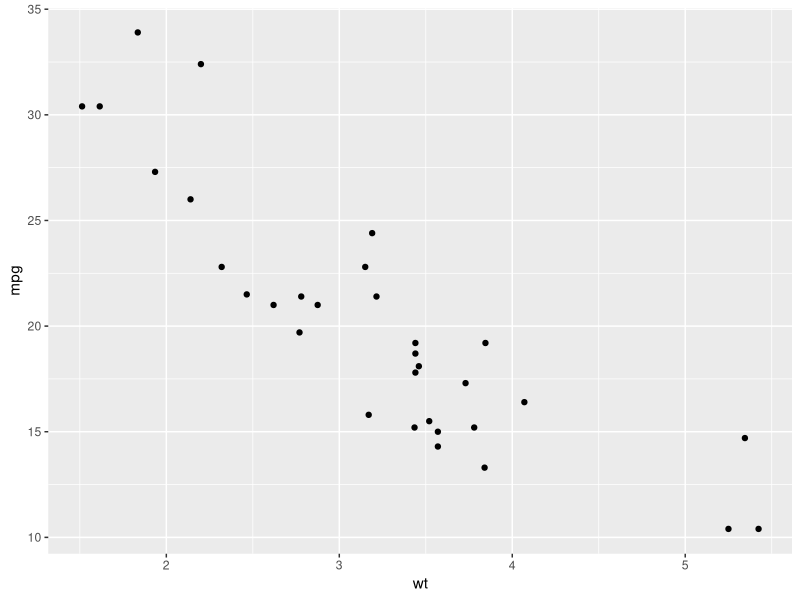
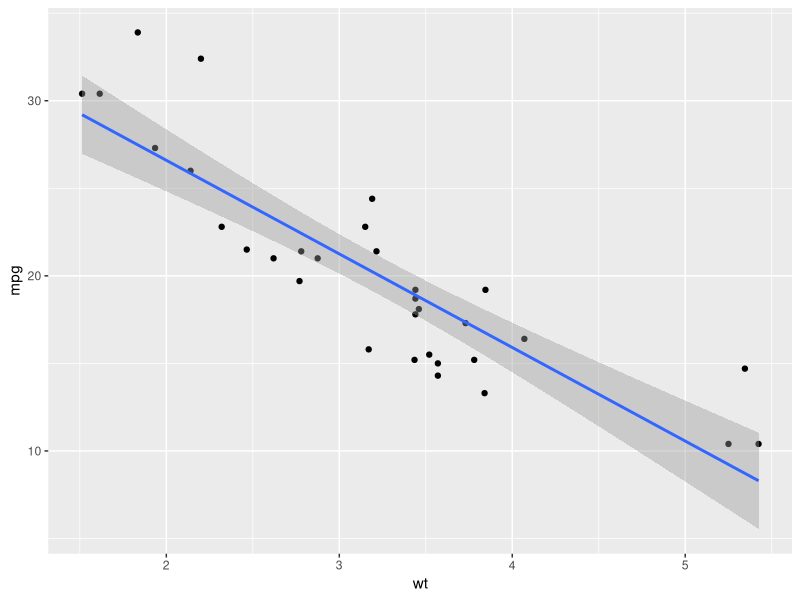
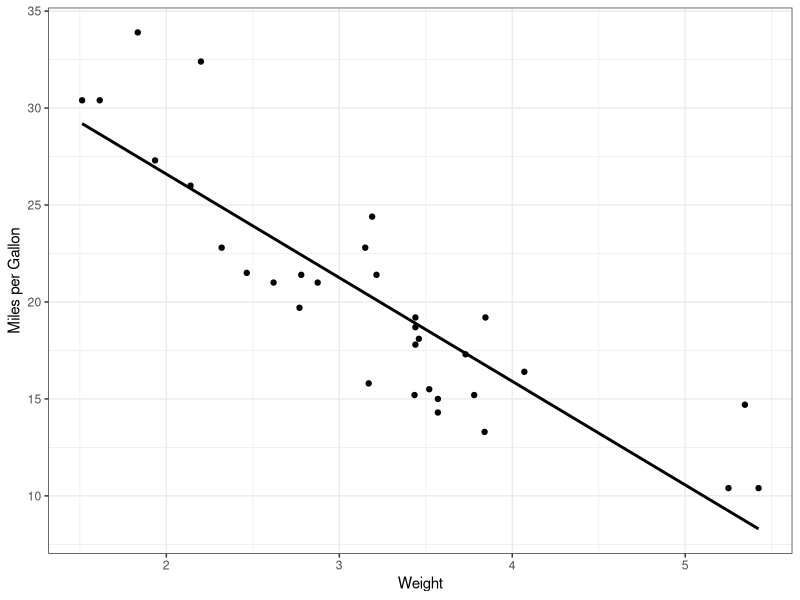
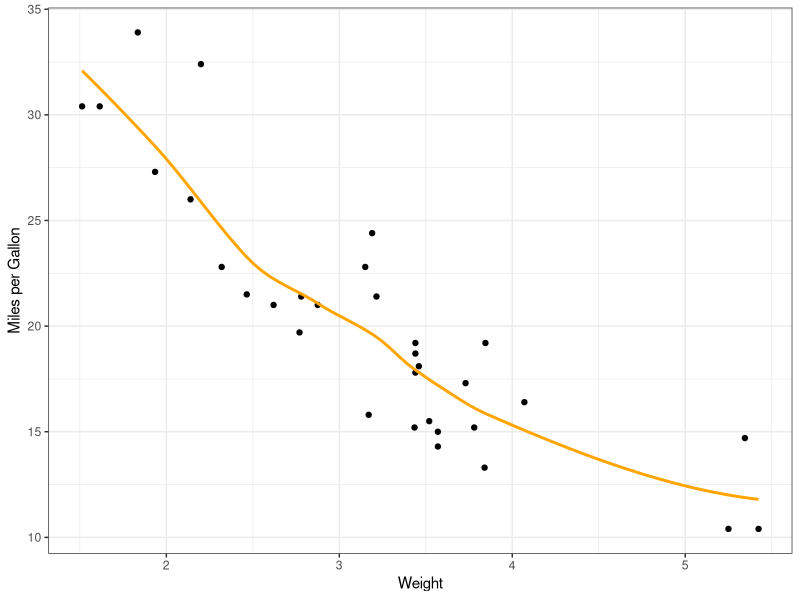
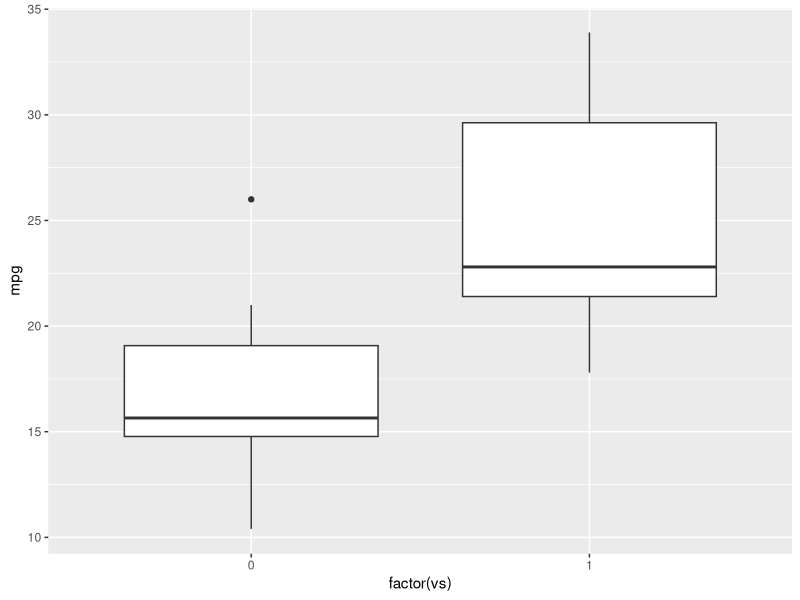
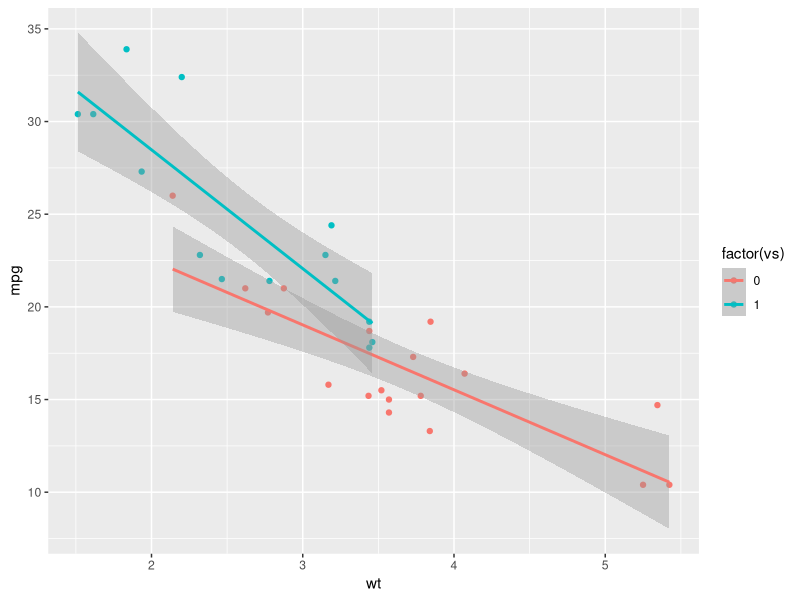

Reproduce these figures in R, in order.
library(ggplot2)
library(MASS)

mtcars
?mtcars

#plot relationship between car wt and mpg using ggplot

ggplot(mtcars,mapping=aes(x=wt,y=mpg))+
  geom_point()

#use simple linear regression
lm(mpg~wt,data=mtcars)

#workflow:fit the model then look at summary output
fit=lm(mpg~wt,data=mtcars)
summary(fit)

#Display best fit line on scatterplot using ggplot
ggplot(mtcars,mapping=aes(x=wt,y=mpg))+
  geom_point()+
  geom_smooth(method="lm")

#play around with format
#method="lm" in geom_smooth means a linear model fit, but you can use other fit lines, like loess
ggplot(mtcars,mapping=aes(x=wt,y=mpg))+
  geom_point()+
  geom_smooth(method="lm", color="black", se=F)+#se=F removed shading
  theme_bw()+
  xlab("Weight")+ylab("Miles per Gallon")

#loess
ggplot(mtcars,mapping=aes(x=wt,y=mpg))+
  geom_point()+
  geom_smooth(method="loess", color="orange", se=F)+#se=F removed shading
  theme_bw()+
  xlab("Weight")+ylab("Miles per Gallon")

#using generalized linear models (glm) instead of lm
gfit=glm(mpg~wt, family=gaussian, data=mtcars)
summary(gfit)

#use "vs" variable
mtcars$vs

ggplot(data=mtcars,mapping=aes(x=factor(vs),y=mpg)) +
  geom_boxplot()

#Run ANOVA using aov()
aov.fit=aov(mpg~factor(vs), data=mtcars)
summary(aov.fit)

#run the same model as a linear model, but it'll give you dif sets of coefficients
lm.fit=lm(mpg~factor(vs), data=mtcars)
summary(lm.fit)
#BUT, you can call the ANOVA results from a lm fit
anova(lm.fit)

#linear model with multiple predictor variables
lm.fit2=lm(mpg~wt+factor(vs),data=mtcars)
anova(lm.fit2)

#look at interaction effect visualy
ggplot(data=mtcars,mapping=aes(x=wt, y=mpg, color=factor(vs)))+
  geom_point() +
  geom_smooth(method="lm")
